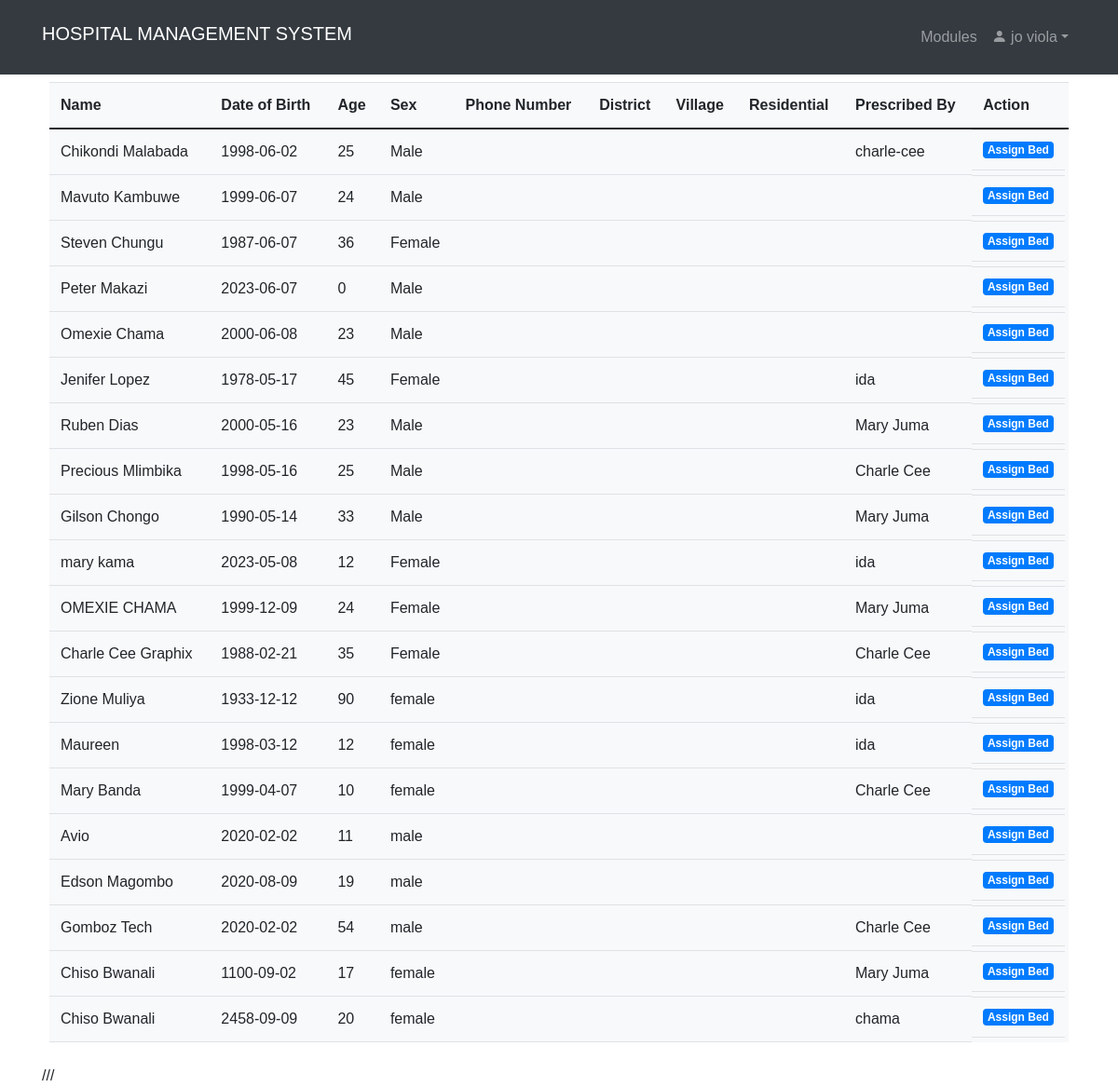
The app's page /admit_patient_list.php (signed in), older data.
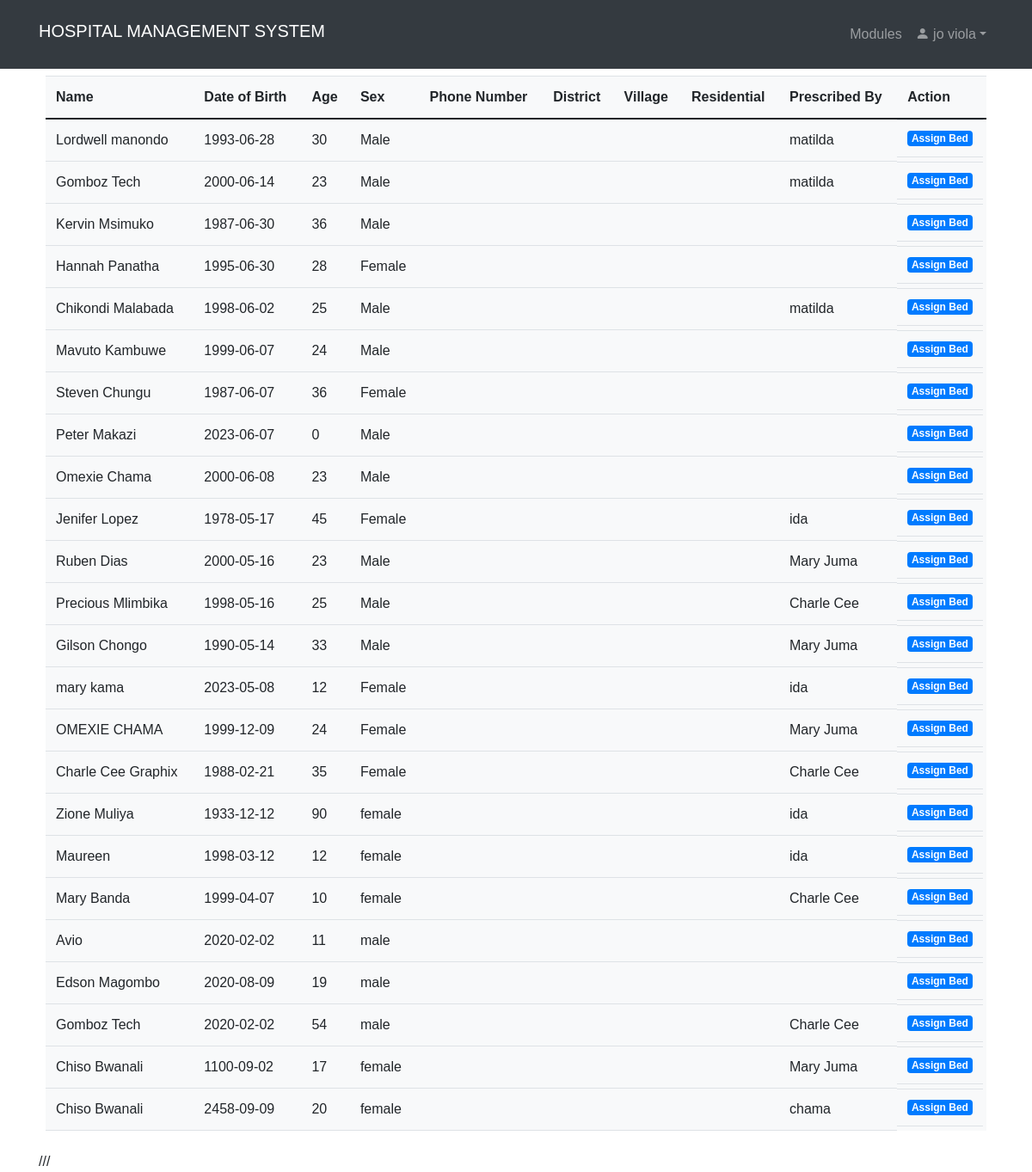
The same page, newer data.
### tables this page shows
CREATE TABLE `patient` (
  `id` int(11) NOT NULL,
  `name` varchar(100) NOT NULL,
  `date` date NOT NULL,
  `gender` varchar(10) NOT NULL,
  `age` int(2) NOT NULL,
  `address` text NOT NULL,
  `next_of_kin` varchar(100) NOT NULL,
  `religion` varchar(100) NOT NULL,
  `occupation` varchar(100) NOT NULL,
  `symptoms` text DEFAULT NULL,
  `treatment_plan` text DEFAULT NULL,
  `measurement` text DEFAULT NULL,
  `examination` text DEFAULT NULL,
  `disease` text DEFAULT NULL,
  `bio_history` text DEFAULT NULL,
  `drug` text NOT NULL,
  `dosage` text NOT NULL,
  `drug_given_by` text NOT NULL,
  `discharge_status` text DEFAULT NULL,
  `drug_status` text NOT NULL,
  `prescribed_by` text DEFAULT NULL,
  `prescribed_on` text DEFAULT NULL,
  `total_bills` int(15) DEFAULT NULL,
  `status` text NOT NULL DEFAULT 'not paid',
  `tests` text DEFAULT NULL,
  `ward_bed` text DEFAULT NULL,
  `discharge_date` date DEFAULT NULL,
  `lab_results` text DEFAULT NULL,
  `lab_price` int(30) DEFAULT NULL,
  `rad_price` int(30) DEFAULT NULL
);

### admit_patient_list.php (the view, shortened to what this page needs)
<?php
if (isset($_SESSION['id']) && isset($_SESSION['uname'])){
  include "unavbar.php";
        ?>
<!DOCTYPE html>
<html>
<head>
	<link rel="stylesheet" href="https://maxcdn.bootstrapcdn.com/bootstrap/4.5.2/css/bootstrap.min.css">
	<link rel="stylesheet" href="home.css"/>
</head>
<body>
   <nav class="navbar navbar-expand py-1"style="background-color:#F1F6F9;" >
            <div class="container">
			<h3 class="navbar-brand"><b>All Registered Patients</b> </h3>
                <div class="collapse navbar-collapse" id="navmenu">
                    <ul class="navbar-nav ms-auto">
                        <li class="nav-item dropdown">
                        </li>
                    </ul>
                </div>
				<div class="collapse navbar-collapse" id="navmenu">
            <ul class="navbar-nav ms-auto">
            <li class="nav-item dropdown">
                  <a href="inpatient.php" class="nav-link p-2">View inPatient List</a>
               </li>
            </ul>
         </div>
		 </div>
        </nav>
		  <div class="container mt-4">
            <div class="tab-content">
         <div class="tab-pane fade show active">
			<div class="p-2">
		<div class="row">
		<div class="col-md-12">
		<table class="table table-hover bg-light" style="overflow:auto">
                 <thead class="table table-hover">
				<tr>
					<th>Name</th>
					<th>Date of Birth</th>
					<th>Age</th>
					<th>Sex</th>
					<th>Phone Number</th>
					<th>District</th>
					<th>Village</th>
					<th>Residential</th>
					<th>Prescribed By</th>
					<th>Action</th>
					</tr>
			</thead>
			<tbody  id = "myTable">
				<?php
				$conn = new mysqli("localhost", "root", "", "hms");
                $query = "SELECT * FROM patient ORDER BY id DESC";
                $stmt = $conn->prepare($query);
                $stmt->execute();
                $result = $stmt->get_result();
				if ($result->num_rows > 0) {
					while ($row = $result->fetch_assoc()) { ?>
						 <tr>
							<td><?php echo $row["name"]; ?></td>
							<td><?php echo $row["date"]; ?></td>
							<td><?php echo $row["age"]; ?></td>
							<td><?php echo $row["gender"]; ?></td>
							<td><?php echo $row["phoneNumber"]; ?></td>
							<td><?php echo $row["district"]; ?></td>
							<td><?php echo $row["village"]; ?></td>
							<td><?php echo $row["residential"]; ?></td>
							<td><?php echo $row["prescribed_by"]; ?></td>
							<td class='btn-group btn-group-justified'>
									<a href='inpatient_form.php?view=<?php echo $row["id"]; ?>' class='badge bg-primary'>Assign Bed</a>
							</td>
						</tr>
                      <?php
					}
				} else {
					echo "<tr><td colspan='12' class='text-center'>No patients found</td></tr>";
				}
				?>
			</tbody>
		</table>
	</div>
	</div>
</div>
         </div>
   ///
</body>
</html>
<?php
    }else {
        header("Location: home.php");
        exit();
    }
?>

Row changes from the older to the newer data that the page shows:
added patient: name "Lordwell manondo", date "1993-06-28", age "30", gender "Male", prescribed_by "matilda"
added patient: name "Gomboz Tech", date "2000-06-14", age "23", gender "Male", prescribed_by "matilda"
added patient: name "Kervin Msimuko", date "1987-06-30", age "36", gender "Male"
added patient: name "Hannah Panatha", date "1995-06-30", age "28", gender "Female"
changed patient "Chikondi Malabada": prescribed_by "charle-cee" → "matilda"
